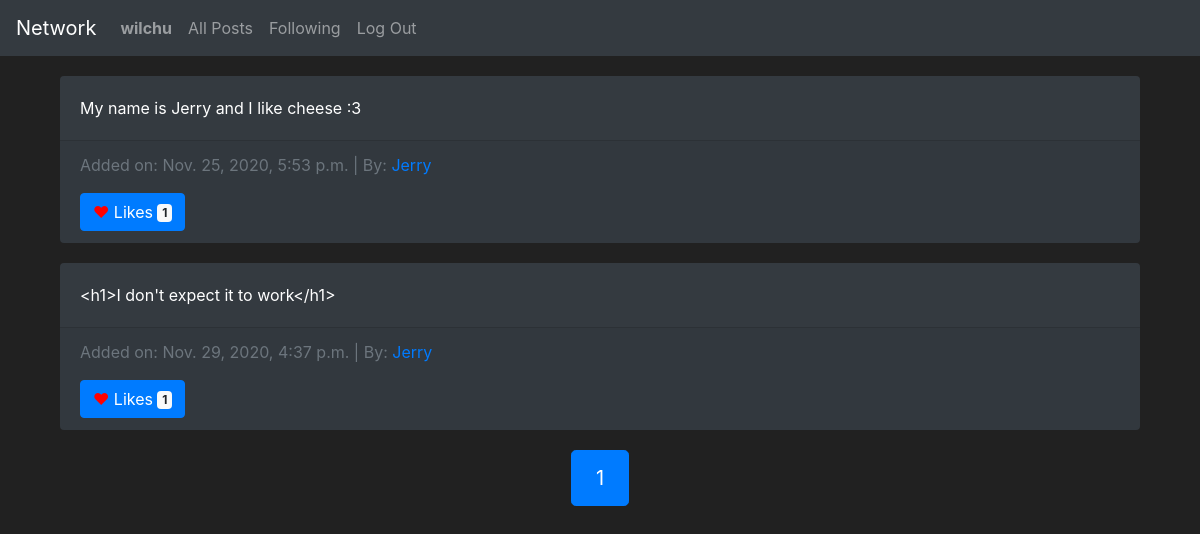
The page /following (signed in) on the database its author committed.
### network/models.py (models this page shows, shortened)
class User(AbstractUser):
    followers = models.IntegerField(default=0)
    following = models.IntegerField(default=0)

class Posts(models.Model):
    post_owner = models.ForeignKey(User, on_delete=models.CASCADE, related_name="post_owner")
    post_content = models.CharField(max_length=2000)
    post_date = models.DateTimeField(auto_now_add=True)

### network/views.py (the view)
# urls.py: path("following", views.following, name="following"),
def following(request):
    if request.user.is_authenticated:
        followed_people = Follows.objects.filter(follower=request.user).values('target')
        all_posts = Posts.objects.filter(post_owner__in = followed_people)
        page = pagination(request, all_posts, 10)
        return render(request, 'network/following.html', {
            "followers_posts": page,
            "user_likes": getAllLikes(request)
        })
    else:
        return redirect('index')

### network/views.py (called while the page is built)
def pagination(request, data_object, results):
    paginator = Paginator(data_object, results)
    try:
        paginator_result = paginator.page(request.GET.get('page', 1))
    except EmptyPage:
        paginator_result = paginator.page(1)
    return paginator_result

def getAllLikes(request):
    if request.user.is_authenticated:
        all_likes = []
        likes = Likes.objects.all().filter(who_liked = request.user)
        for like in likes:
            all_likes.append(like.post.id)
        return all_likes
    else:
        return []

### network/templates/network/following.html (shortened to what this page needs)
{% extends "network/layout.html" %}
{% block body %}
<section>
    <div class="container">
        {% for post in followers_posts %}
        <div class="card bg-dark text-white">
            <div class="card-body">
              <p class="card-text">{{ post.post_content }}</p>
            </div>
            <div class="card-footer text-muted">
              <p>Added on: {{ post.post_date }} | By: <a href="{% url 'profil' post.post_owner.id %}">{{ post.post_owner }}</a></p>
              <button type="button" class="btn btn-primary like" data-postid="{{ post.id }}">
                {% if post.id in user_likes %}
                  <span class="liked">&hearts;</span>
                {% else %}
                <span>&hearts;</span>
                {% endif %}
                Likes <span class="badge badge-light">{{ post.likes_set.count }}</span>
              </button>
            </div>
        </div>
        {% empty %}
            <h2>No activity to display</h2>
        {% endfor %}
        <section style="margin-top: 20px;">
          <nav aria-label="Posts pagination">
            <ul class="pagination justify-content-center pagination-lg">
              {% for page in followers_posts.paginator.page_range %}
                <li class="page-item {% if page == followers_posts.number %} active {% endif %}">
                  <a class="page-link" href="{% url 'following' %}?page={{ page }}">{{ page }}</a>
                </li>
              {% endfor %}
            </ul>
          </nav>
        </section>
    </div>
</section>
{% endblock %}

### network/templates/network/layout.html (shortened to what this page needs)
{% load static %}
<!DOCTYPE html>
<html lang="en">
    <head>
        <link rel="stylesheet" href="https://stackpath.bootstrapcdn.com/bootstrap/4.4.1/css/bootstrap.min.css">
        <link href="{% static 'network/styles.css' %}" rel="stylesheet">
    </head>
    <body>
        <nav class="navbar navbar-expand-lg navbar-dark bg-dark">
            <a class="navbar-brand" href="#">Network</a>
            <div>
              <ul class="navbar-nav mr-auto">
                {% if user.is_authenticated %}
                    <li class="nav-item">
                        <a class="nav-link" href="{% url 'profil' user.id %}"><strong>{{ user.username }}</strong></a>
                    </li>
                {% endif %}
                <li class="nav-item">
                  <a class="nav-link" href="{% url 'index' %}">All Posts</a>
                </li>
                {% if user.is_authenticated %}
                    <li class="nav-item">
                        <a class="nav-link" href="{% url 'following' %}">Following</a>
                    </li>
                    <li class="nav-item">
                        <a class="nav-link" href="{% url 'logout' %}">Log Out</a>
                    </li>
                {% endif %}
              </ul>
            </div>
          </nav>
        <div class="body container">
            {% block body %}
            {% endblock %}
        </div>
    </body>
</html>

### network/static/network/styles.css (style rules this page uses)
body { background-color: #212121; color: #fff !important; }
.card { margin-top: 20px; border: none; }
.page-link { color: #fff; background-color: #323232; border-color: #121212; }
.liked { color: red; }

### rows shown on the page
User: username "wilchu"
Posts: post_content "My name is Jerry and I like cheese :3", post_date "Nov. 25, 2020, 5:53 p.m.", post_owner "Jerry", likes_set.count "1"
Posts: post_content "<h1>I don't expect it to work</h1>", post_date "Nov. 29, 2020, 4:37 p.m.", post_owner "Jerry", likes_set.count "1"

### other values the page prints
{{ page }} "1"
